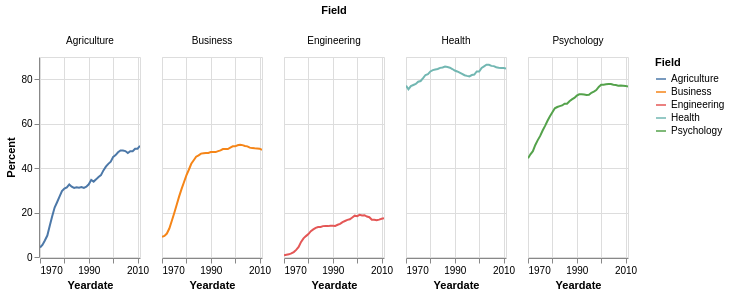

This figure's notebook cell:
### Markdown cell above
## Subplots for small-multiples

Often plots will become confusing with too many lines overlapping. One solution is to split the plots up in a way that still allows comparison across categories.

- We typically call these "small multiples" or "faceted" plots
- Figsize is for whole composite figure (not each subplot)
- **Note that the default is to have independent y-axis ranges!** (But shared X)

### Code cell
df_tall.plot.line(
    alt.X('Yeardate:T'),
    alt.Y('Percent:Q'),
    alt.Color('Field:N')
).properties(
    width=100, 
    height=200
).facet(
    column='Field'
)

### Figure 1 — Vega-Lite specification as saved in the notebook (floating-point values rounded to 4 significant figures; data arrays with more than 128 entries replaced by an {"elided": "..."} marker saying what was removed)
{"config": {"view": {"continuousWidth": 300, "continuousHeight": 300}}, "data": {"name": "data-7bd34bc17e6719b4e12365c5b18fa641"}, "facet": {"column": {"field": "Field", "type": "nominal"}}, "spec": {"mark": {"type": "line", "tooltip": true}, "encoding": {"color": {"field": "Field", "type": "nominal"}, "x": {"field": "Yeardate", "type": "temporal"}, "y": {"field": "Percent", "type": "quantitative"}}, "height": 200, "name": "view_3", "width": 100}, "params": [{"name": "param_14", "select": {"type": "interval", "encodings": ["x", "y"]}, "bind": "scales", "views": ["view_3"]}], "$schema": "https://vega.github.io/schema/vega-lite/v5.20.1.json", "datasets": {"data-7bd34bc17e6719b4e12365c5b18fa641": {"elided": "210 records"}}}
